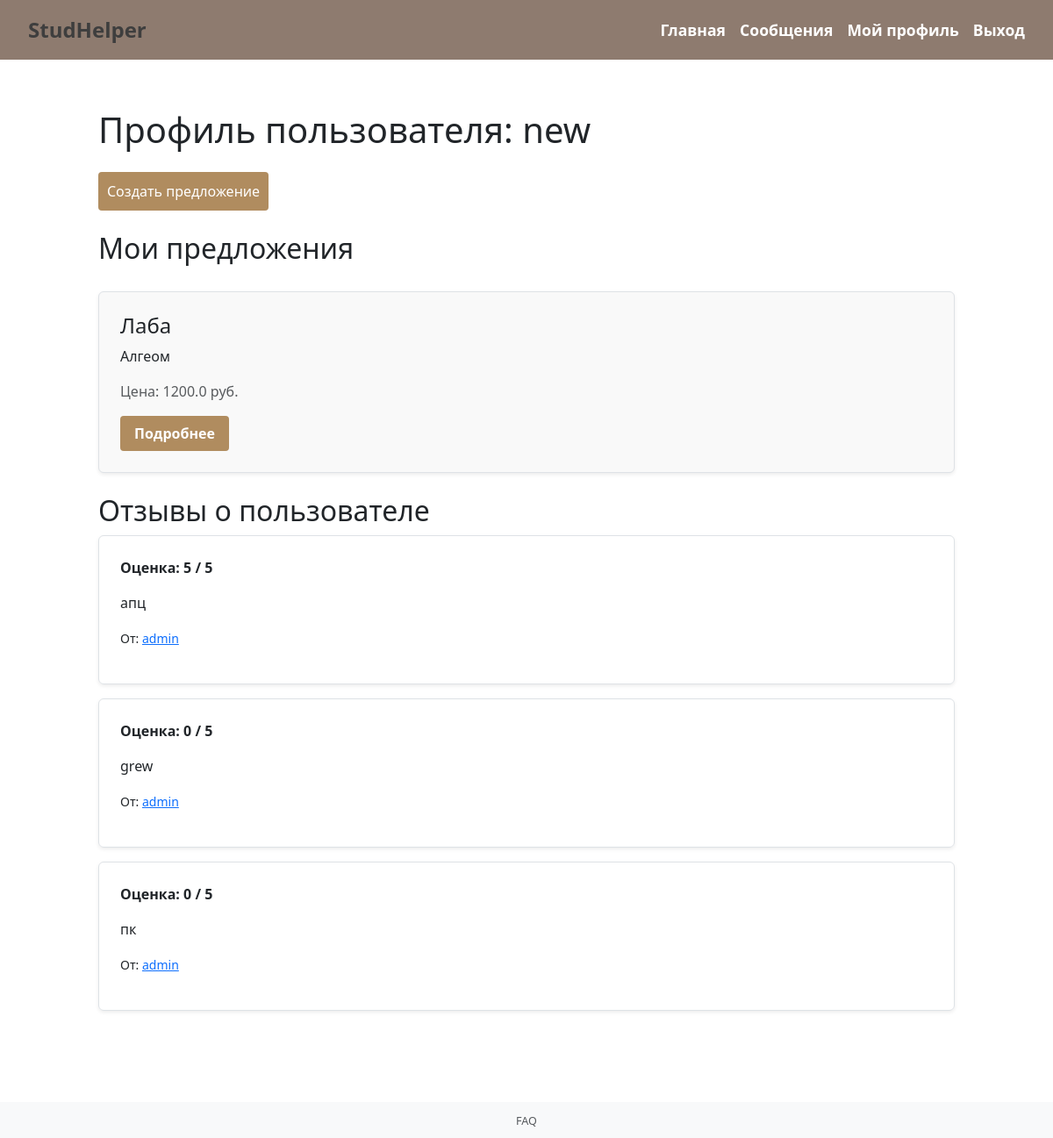
The app's page /profile (signed in) with its own data.
### app.py (models this page shows)
class User(db.Model, UserMixin):
    id = db.Column(db.Integer, primary_key=True)
    username = db.Column(db.String(150), unique=True, nullable=False)
    password = db.Column(db.String(150), nullable=False)
    offers = db.relationship('Offer', backref='seller', lazy=True)  # связь с предложениями

class Offer(db.Model):
    id = db.Column(db.Integer, primary_key=True)
    title = db.Column(db.String(200), nullable=False)
    description = db.Column(db.Text, nullable=False)
    price = db.Column(db.Float, nullable=False)
    subcategory_id = db.Column(db.Integer, db.ForeignKey('subcategory.id'), nullable=False)
    seller_id = db.Column(db.Integer, db.ForeignKey('user.id'), nullable=False)

class Review(db.Model):
    id = db.Column(db.Integer, primary_key=True)
    rating = db.Column(db.Integer, nullable=False)  # Рейтинг от 1 до 5
    text = db.Column(db.Text, nullable=False)  # Текст отзыва
    user_id = db.Column(db.Integer, db.ForeignKey('user.id'), nullable=False)  # Продавец
    reviewer_id = db.Column(db.Integer, db.ForeignKey('user.id'), nullable=False)  # Автор отзыва
    user = db.relationship('User', foreign_keys=[user_id], backref='reviews_received')
    reviewer = db.relationship('User', foreign_keys=[reviewer_id], backref='reviews_given')

### app.py (the view, shortened to what this page needs)
@app.route('/profile', defaults={'user_id': None}, methods=['GET', 'POST'])
@app.route('/profile/<int:user_id>', methods=['GET', 'POST'])
def profile(user_id):
    if not current_user.is_authenticated:
        return redirect(url_for('login'))
    if user_id is None:
        user = current_user
    else:
        user = User.query.get_or_404(user_id)
    offers = Offer.query.filter_by(seller_id=user.id).all()
    reviews = Review.query.filter_by(user_id=user.id).all()
    return render_template('profile.html', user=user, offers=offers, reviews=reviews)

### app.py (called while the page is built)
@login_manager.user_loader
def load_user(user_id):
    return User.query.get(int(user_id))

### templates/profile.html (shortened to what this page needs)
{% extends 'base.html' %}
{% block content %}
<div class="profile-container container mt-4">
    <h1 class="mb-4">Профиль пользователя: {{ user.username }}</h1>
    {% if user == current_user %}
    <div class="create-offer-button mb-4">
        <a href="{{ url_for('create_offer') }}" class="btn btn-primary">Создать предложение</a>
    </div>
    {% endif %}
    <h2>
        {% if user == current_user %}
            Мои предложения
        {% else %}
            Предложения {{ user.username }}
        {% endif %}
    </h2>
    <div class="offers-list mb-4">
        {% for offer in offers %}
        <div class="offer-card mb-3 p-4 border rounded shadow-sm">
            <h3>{{ offer.title }}</h3>
            <p>{{ offer.description }}</p>
            <p class="text-muted">Цена: {{ offer.price }} руб.</p>
            <a href="{{ url_for('offer', offer_id=offer.id) }}" class="btn btn-detail btn-primary">Подробнее</a>
        </div>
        {% endfor %}
    </div>
    <h2>Отзывы о пользователе</h2>
    {% if reviews %}
    <div class="reviews-list mb-4">
        {% for review in reviews %}
        <div class="review-card mb-3 p-4 border rounded shadow-sm">
            <p><strong>Оценка: {{ review.rating }} / 5</strong></p>
            <p>{{ review.text }}</p>
            <p><small>От: <a href="{{ url_for('profile', username=review.reviewer.username) }}">{{ review.reviewer.username }}</a></small></p>
        </div>
        {% endfor %}
    </div>
    {% else %}
    <p class="alert alert-info">Отзывов еще нет.</p>
    {% endif %}
</div>
{% endblock %}

### static/style.css (style rules this page uses)
body { display: flex; flex-direction: column; min-height: 100vh; }
.offer-card { background-color: white; border-radius: 12px; padding: 1rem; box-shadow: 0 4px 10px rgba(0, 0, 0, 0.1); transition: transform 0.2s ease, box-shadow 0.2s ease; }
.offer-card h3 { margin: 0 0 0.5rem; font-size: 1.2rem; }
.btn-primary { background-color: #b08c5f; border: none; padding: 10px; border-radius: 4px; color: white; cursor: pointer; transition: background 0.3s; }
.offers-list { margin-top: 30px; }
.offer-card { border: 1px solid #ddd; padding: 20px; margin-bottom: 20px; border-radius: 5px; background-color: #f9f9f9; }
.offer-card h3 { font-size: 1.5rem; }
.offer-card p { font-size: 1rem; }
.offer-card .btn { background-color: #007bff; color: white; text-decoration: none; padding: 8px 16px; border-radius: 5px; }
.container { max-width: 1000px; width: 100%; box-sizing: border-box; margin-top: 30px; }
.offer-card .btn-detail { background-color: #b08c5f; color: white; font-weight: bold; padding: 0.5rem 1rem; border: none; border-radius: 0.25rem; text-decoration: none; display: inline-block; transition: background-color 0.3s ease, opacity 0.3s ease; }

### records on screen
User: username "new"
Offer: title "Лаба", description "Алгеом", price "1200.0"
Review: rating "5", text "апц", reviewer.username "admin"
Review: rating "0", text "grew", reviewer.username "admin"
Review: rating "0", text "пк", reviewer.username "admin"
